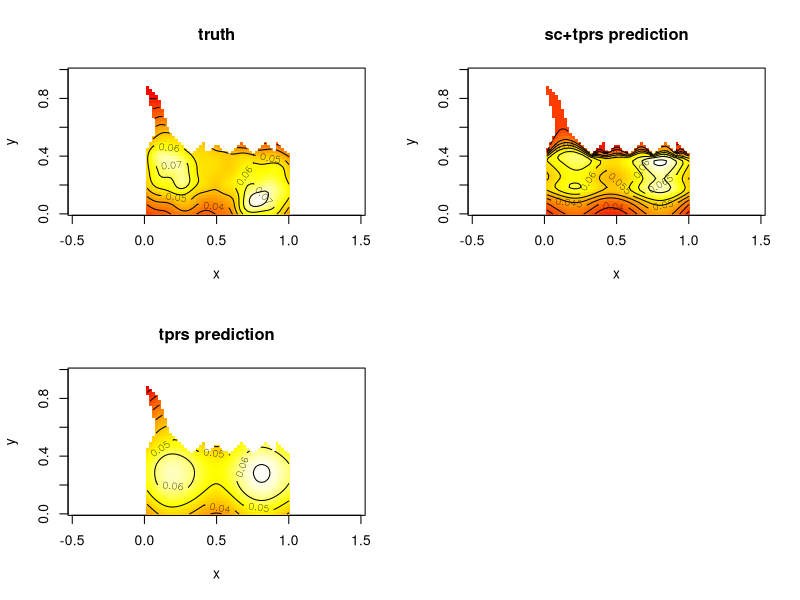

The R script that drew this image:
# Fit a gam to the irregular region once it's been mapped

# load some data...
true.vals<-read.csv("wttruth.csv",header=TRUE)
true.vals.mapped<-read.csv("wttruemapped.csv",header=FALSE)
names(true.vals.mapped)<-c("x","y","z")
# load the vertices data
verts<-read.csv("figverts.csv",header=FALSE)
names(verts)<-c("x","y")

# how many points to sample
samp.size<-1000

# make a sample index
this.sample<-sample(c(1:dim(true.vals)[1]),samp.size)


# noise
ran<-rnorm(samp.size)*0.02

true.vals$z[true.vals$inside==0]<-NA


# take the points from the true and true mapped
samp.data<-data.frame(x=true.vals$x[this.sample],y=true.vals$y[this.sample],z=true.vals$z[this.sample]+ran)
samp.data.mapped<-data.frame(x=true.vals.mapped$x[this.sample],y=true.vals.mapped$y[this.sample],z=true.vals.mapped$z[this.sample]+ran)

# run mgcv
library(mgcv)
b.mapped<-gam(z~s(x)+s(y),data=samp.data.mapped)


#### predict back
# try to predict over the whole domain
fv <- predict(b.mapped,newdata=data.frame(x=true.vals.mapped$x,y=true.vals.mapped$y))



res<-sqrt(length(true.vals$x))

# pdf output
pdf("wigglytop-heatmap.pdf",5,5)
par(mfrow=c(2,2))

# axis values
axis.vals<-list(x=sort(unique(true.vals$x)),y=sort(unique(true.vals$y)))


### first truth
tru<-matrix(c(0),res,res)
tru[true.vals$inside==1]<-true.vals$z[true.vals$inside==1]
tru[true.vals$inside==0]<-NA
image(tru,col=heat.colors(100),xlab="x",ylab="y",main="truth",asp=1)
contour(tru,add=T)

### sc prediction w. tprs 
# do some faffing for the plots
pred.grid<-matrix(c(0),res,res)
pred.grid[true.vals$inside==1]<-fv
pred.grid[true.vals$inside==0]<-NA

image(pred.grid,col=heat.colors(100),xlab="x",ylab="y",main="sc+tprs prediction",asp=1)
contour(pred.grid,add=T)

### normal tprs
b.tprs<-gam(z~s(x)+s(y),data=samp.data)
fv.tprs <- predict(b.tprs,newdata=data.frame(x=true.vals$x[true.vals$inside==1],y=true.vals$y[true.vals$inside==1]))

pred.grid.tprs<-matrix(c(0),res,res)
pred.grid.tprs[true.vals$inside==1]<-fv.tprs
pred.grid.tprs[true.vals$inside==0]<-NA
image(pred.grid.tprs,col=heat.colors(100),xlab="x",ylab="y",main="tprs prediction",asp=1)
contour(pred.grid.tprs,add=T)


### soap
#library(soap)
## setup knots
## this is a faff
#knots.x<-rep(seq(-3,3,length.out=5),5)
#knots.y<-rep(seq(-2,3.5,length.out=5),rep(5,5))
#
#insideknots<-inSide(verts,knots.x,knots.y)
#
#knots<-data.frame(x=knots.x[insideknots],y=knots.y[insideknots])
#
## get only the inside points
#inside.points<-inSide(verts,samp.data$x,samp.data$y)
#samp.data<-data.frame(x=samp.data$x[inside.points],y=samp.data$y[inside.points],z=samp.data$z[inside.points])
#
## fit
#b.soap<-gam(z~s(x,y,bs="so",xt=list(bnd=list(verts)),k=25),data=samp.data,knots=knots)
#
## plot
#
#fv.soap <- predict(b.soap,newdata=data.frame(x=true.vals$x[true.vals$inside==1],y=true.vals$y[true.vals$inside==1]))
#
#pred.grid.soap<-matrix(c(0),res,res)
#pred.grid.soap[true.vals$inside==1]<-fv.soap
#pred.grid.soap[true.vals$inside==0]<-NA
#image(axis.vals$x,axis.vals$y,pred.grid.soap,col=heat.colors(100),xlab="x",ylab="y",main="soap prediction",asp=1)
#contour(axis.vals$x,axis.vals$y,pred.grid.soap,add=T)
#lines(verts,lwd=2)

# off
dev.off()





### calculate the MSEs

cat("sc+tprs",mean((true.vals$z[true.vals$inside==1]-fv)^2,na.rm=T),"\n")
cat("tprs",mean((true.vals$z[true.vals$inside==1]-fv.tprs)^2,na.rm=T),"\n")
#cat("soap",mean((true.vals$z[true.vals$inside==1]-fv.soap)^2,na.rm=T),"\n")

